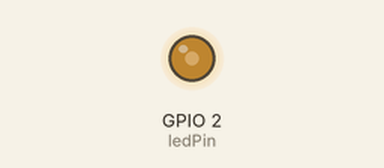
Bench run of a sketch on a simulated ESP32. Shown: output pins drawn as LEDs (lit = HIGH).

Above: at 0.1 s.
Timing chart, 0 to 1.6 s (numbered marks = the images above):
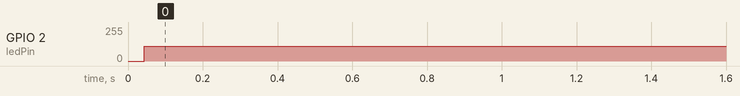

The sketch:

PWM.ino
```cpp
// the number of the LED pin
const int ledPin = 2;

// setting PWM properties
const int freq = 500000;
const int ledChannel = 0;
const int resolution = 8;

void setup(){
  // configure LED PWM functionalitites
  ledcSetup(ledChannel, freq, resolution);
  // attach the channel to the GPIO to be controlled
  ledcAttachPin(ledPin, ledChannel);
}

void loop(){


  // increase the LED brightness
  for(int dutyCycle = 0; dutyCycle <= 255; dutyCycle++){
    // changing the LED brightness with PWM
    ledcWrite(ledChannel, dutyCycle);
  }
//
//  // decrease the LED brightness
//  for(int dutyCycle = 255; dutyCycle >= 0; dutyCycle--){
//    // changing the LED brightness with PWM
//    ledcWrite(ledChannel, dutyCycle);
//  }

}
```

Measured:
- by itself, GPIO 2 (ledPin): 0/255 → 111/255 at 0.04 s
